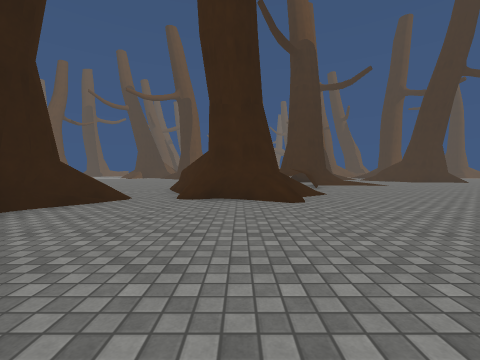
[1] (above)

19 first-person views from a walk through a 3-D level made in the Unity game engine. The camera is 1.2 m above the floor, tilts 2° down and sees 90° across. The floor is counted in squares, 2 m on a side. Each view is taken from the middle of a square. On the plan, view 1 faces up. The plan holds only what a view shows up to about 9 squares ahead; the rest is blank. The place goes on beyond the plan. The player is left out. Surface patterns are stand-ins for the level's own textures.

[2]
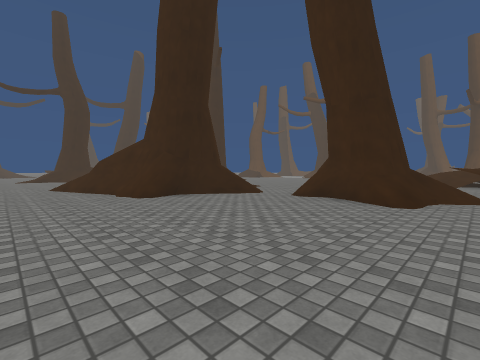

[3]
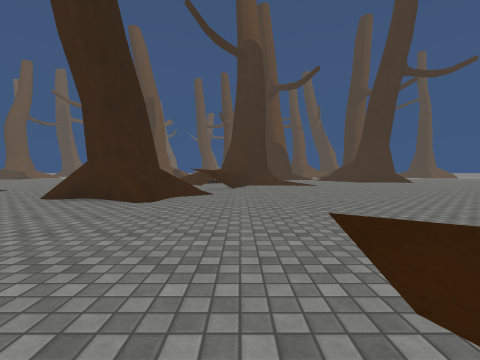

[4]
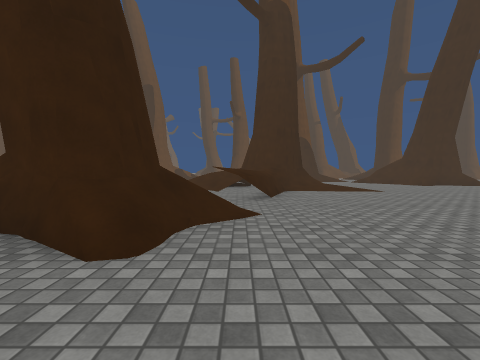

[5]
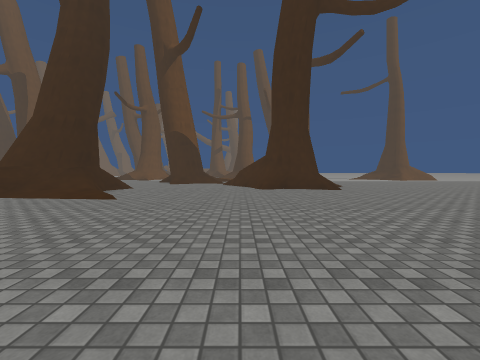

[6]
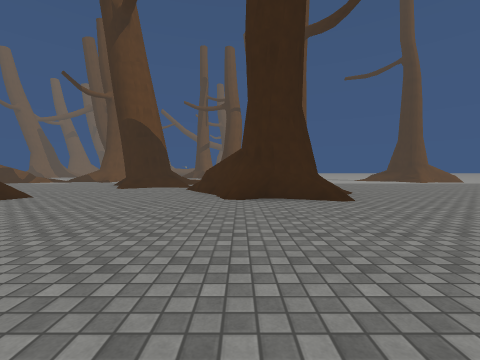

[7]
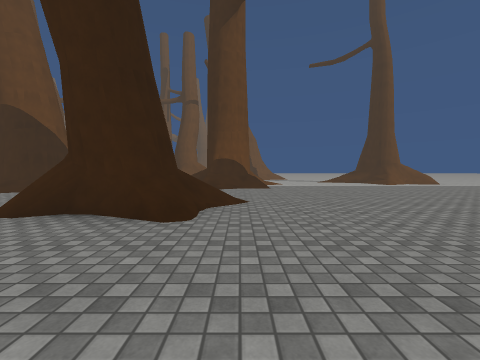

[8]
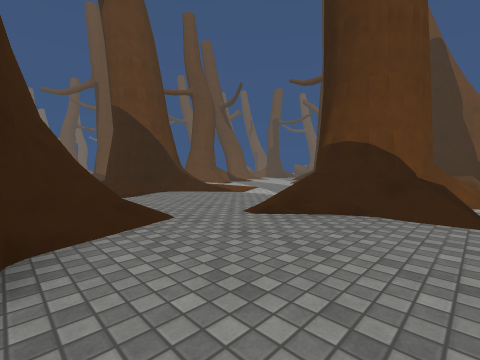

[9]
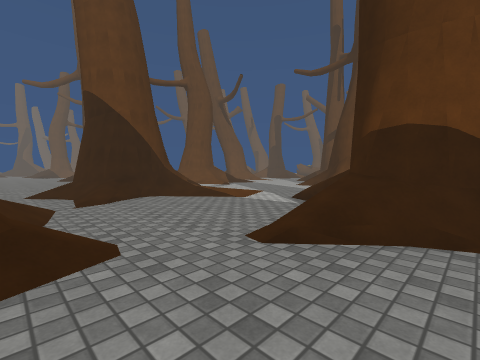

[10]
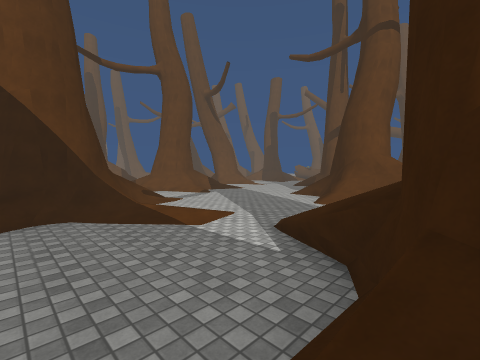

[11]
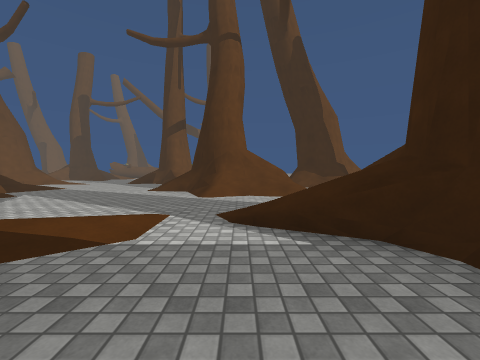

[12]
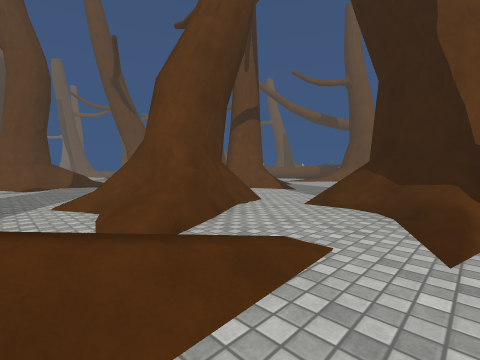

[13]
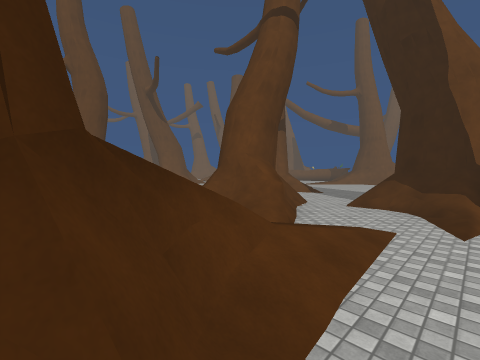

[14]
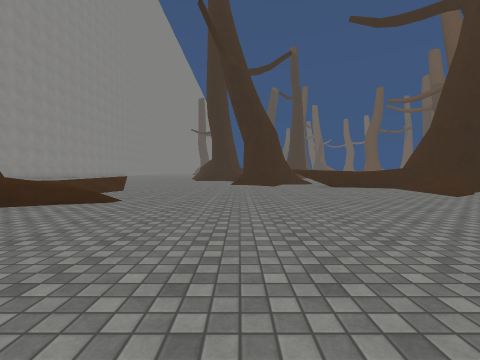

[15]
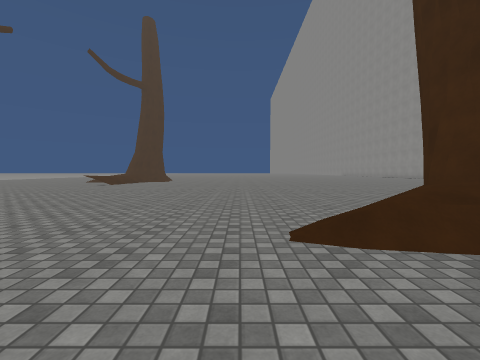

[16]
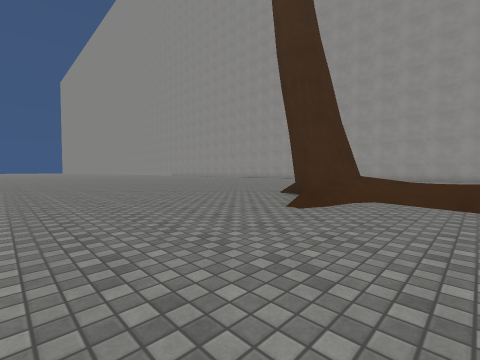

[17]
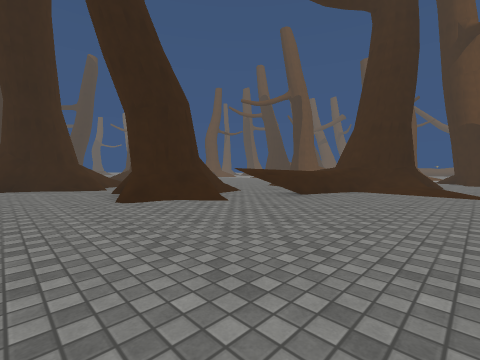

[18]
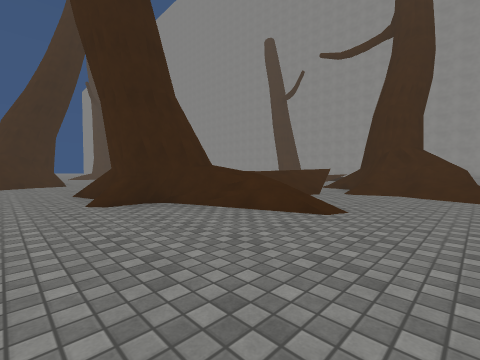

[19]
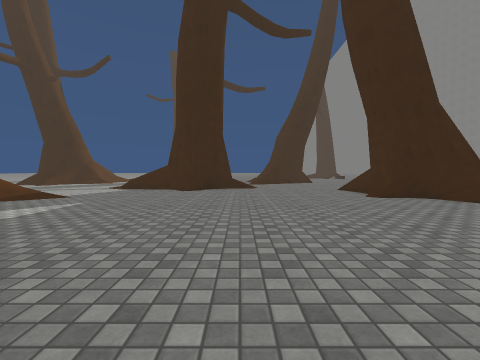

### Floor plan
Key: @ floor where view 1 was taken; # wall or solid block; . floor; / step, stairs or slope; = window, fence, low wall or low ledge; v drop or lower ground; O other object.
Columns run from 9 left of view 1 to 14 right of it. Each row starts with its distance up from view 1.
 28                    .. ##
 27              ....  #. #/
 26              ..../##.../
 25             O..../###...
 24             O/..../////.
 23            O /.......//.
 22            /.........==.
 21           ...../..///##/
 20          ...../#///./##/
 19         ....../#//...##/
 18        ......./#//.../..
 17       .........///......
 16        ...........///...
 15        ...........v###..
 14        ............###..
 13        .....##/....///..
 12        ..///##/.........
 11        ..///////........
 10        ..../=...........
  9     ......///...........
  8     .../////............
  7      ../##/.............
  6      #..###/............
  5      ##.///.............
  4      #..................
  3    ###..................
  2   /==.........../.......
  1 ../..........///==......
  0 .........@... ///##.....

Where each view was taken, in squares from view 1:
view 1: 0 up, 0 right, facing up
view 2: 0 up, 2 right, facing up-left
view 3: 0 up, 3 right, facing up
view 4: 3 up, 2 right, facing up
view 5: 5 up, 9 right, facing up
view 6: 8 up, 10 right, facing up
view 7: 10 up, 13 right, facing up
view 8: 15 up, 14 right, facing up-left
view 9: 16 up, 13 right, facing up-left
view 10: 18 up, 12 right, facing up-left
view 11: 18 up, 10 right, facing up
view 12: 23 up, 14 right, facing up-left
view 13: 21 up, 14 right, facing up-left
view 14: 5 up, 12 right, facing left
view 15: 3 up, 5 right, facing right
view 16: 6 up, 5 right, facing down-right
view 17: 3 up, 6 right, facing up-left
view 18: 15 up, 2 left, facing down-right
view 19: 17 up, 3 left, facing right
